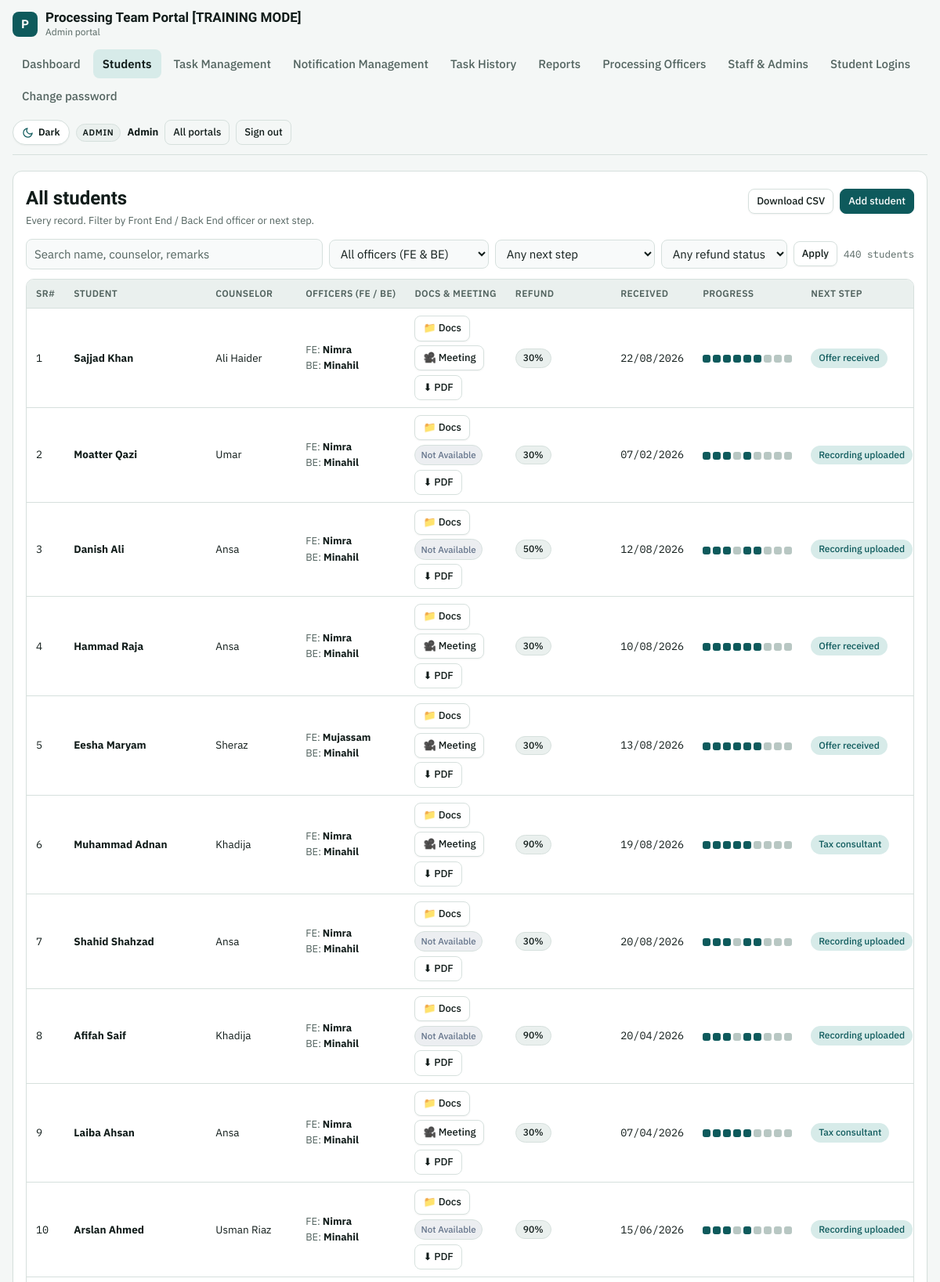
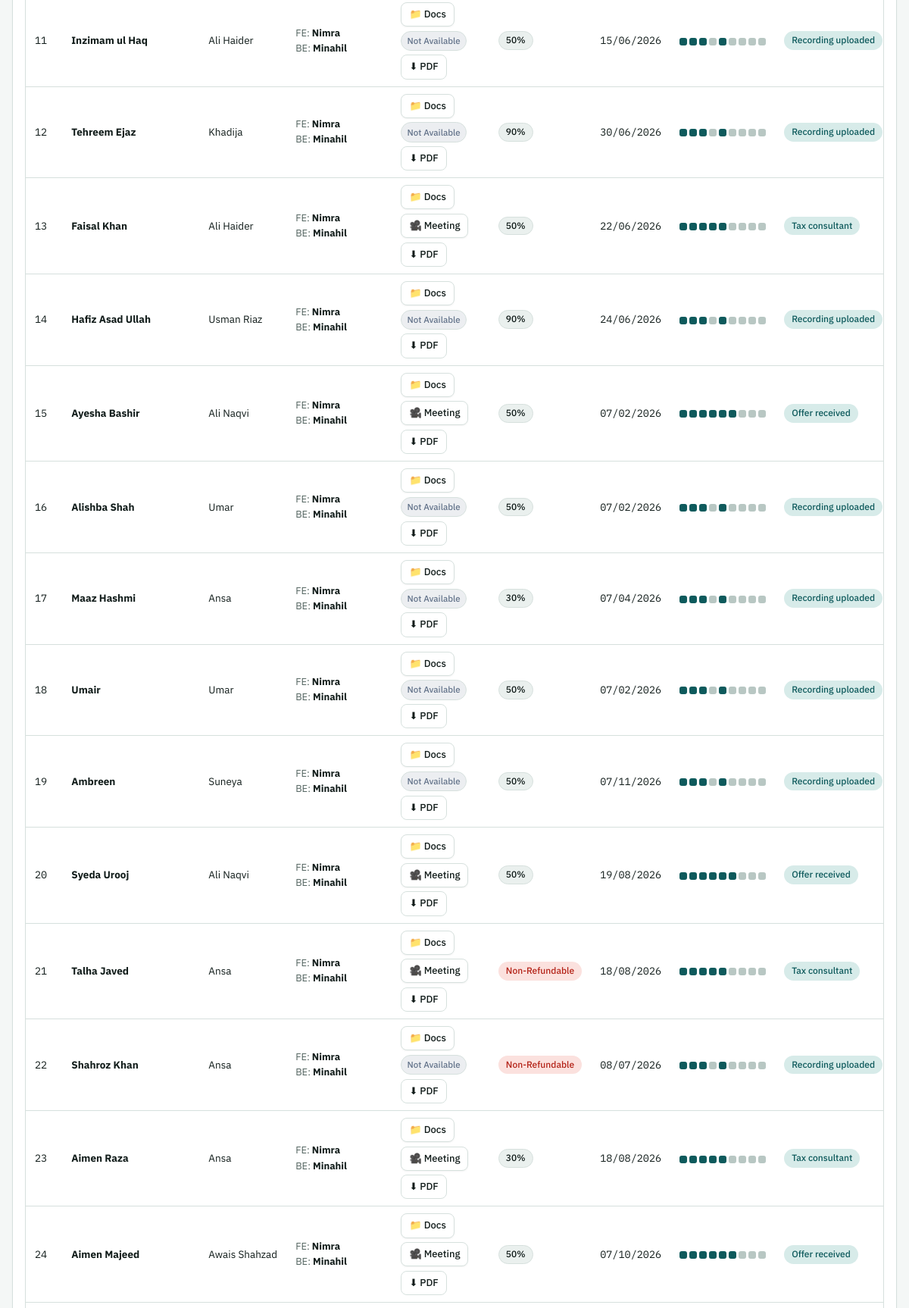
Screenshot of /portal/admin/students.php (signed in, upper part) with the database file from the repository (2 pictures, top to bottom).
### tables this page shows
CREATE TABLE users (
  id                   INTEGER PRIMARY KEY AUTOINCREMENT,
  name                 TEXT NOT NULL,
  username             TEXT NOT NULL UNIQUE,
  password_hash        TEXT NOT NULL,
  role                 TEXT NOT NULL CHECK(role IN ('admin','officer','student')),
  student_id           INTEGER NULL UNIQUE,
  active               INTEGER NOT NULL DEFAULT 1,
  must_change_password INTEGER NOT NULL DEFAULT 1,
  last_login           TEXT NULL,
  created_at           TEXT NOT NULL, department TEXT DEFAULT 'backend',
  FOREIGN KEY (student_id) REFERENCES students(id) ON DELETE CASCADE
);

CREATE TABLE students (
  id                INTEGER PRIMARY KEY AUTOINCREMENT,
  name              TEXT NOT NULL,
  counselor         TEXT NULL,
  officer_id        INTEGER NULL,
  entered_by        INTEGER NULL,
  refund            TEXT NULL,
  branch            TEXT NULL,
  intake            TEXT NULL,
  received_date     TEXT NULL,
  consult1          TEXT NULL,
  consent           TEXT NULL,
  docs_checklist    TEXT NULL,
  initial_meeting   TEXT NULL,
  follow_up_1       TEXT NULL,
  recorded_uploaded TEXT NULL,
  drive_link        TEXT NULL,
  meeting_priority  TEXT NULL,
  second_meeting    TEXT NULL,
  follow_up_2       TEXT NULL,
  tax_meeting       TEXT NULL,
  follow_up_3       TEXT NULL,
  offer             TEXT NULL,
  consult2          TEXT NULL,
  disc2             TEXT NULL,
  enrollment        TEXT NULL,
  consult3          TEXT NULL,
  disc3             TEXT NULL,
  visa              TEXT NULL,
  last_installment  TEXT NULL,
  remarks           TEXT NULL,
  created_at        TEXT NOT NULL,
  updated_at        TEXT NULL
, csc_status TEXT DEFAULT NULL, csc_verified_at TEXT DEFAULT NULL, csc_verified_by INTEGER DEFAULT NULL, sheet_sr INTEGER, email TEXT, student_password TEXT, portal_id TEXT, portal_password TEXT, shortlisting TEXT, pending_docs_note TEXT, doc_request_date TEXT, enrollment_date TEXT, installment_1 TEXT, installment_2 TEXT, installment_3 TEXT, installment_4 TEXT, threat_cancellation TEXT, meeting_link TEXT, drive_files_json TEXT NULL, frontend_officer_id INTEGER DEFAULT NULL, frontend_officer_name TEXT DEFAULT NULL, phone TEXT, cnic TEXT, address TEXT, city TEXT);

### portal/admin/students.php (called while the page is built, shortened)
<?php
require __DIR__ . '/../app/bootstrap.php';
require APP . '/layout.php';
$u = require_role('admin');
require APP . '/pages/students.php';

### portal/app/bootstrap.php (called while the page is built, shortened)
<?php
$CONFIG = require APP . '/config.php';
if (is_file(APP . '/config.local.php')) {
    $CONFIG = array_merge($CONFIG, require APP . '/config.local.php');
}
function base_url(): string {
    static $b = null;
    if ($b !== null) return $b;
    $doc = realpath($_SERVER['DOCUMENT_ROOT'] ?? '') ?: '';
    $root = realpath(ROOT) ?: ROOT;
    $b = '';
    if ($doc !== '' && str_starts_with($root, $doc)) {
        $b = str_replace('\\', '/', substr($root, strlen($doc)));
    }
    return $b = rtrim($b, '/');
}
function url(string $path = ''): string { return base_url() . '/' . ltrim($path, '/'); }
require APP . '/db.php';
require APP . '/helpers.php';
require APP . '/stages.php';
require APP . '/auth.php';

### portal/app/helpers.php (called while the page is built, shortened)
<?php
function h($v): string { return htmlspecialchars((string)($v ?? ''), ENT_QUOTES | ENT_SUBSTITUTE, 'UTF-8'); }
function get(string $k): string { $v = $_GET[$k] ?? ''; return is_string($v) ? trim($v) : ''; }
function fmt_date(?string $d): string {
    return preg_match('/^(\d{4})-(\d{2})-(\d{2})/', $d, $m) ? "$m[3]/$m[2]/$m[1]" : $d;
}
function safe_link(?string $u): ?string {
    $u = trim((string)$u);
    return preg_match('#^https?://#i', $u) ? $u : null;
}
function student_meeting_url(array $s): ?string {
    $ml = trim((string)($s['meeting_link'] ?? ''));
    $dl = trim((string)($s['drive_link'] ?? ''));
    if ($ml !== '' && $ml !== $dl && safe_link($ml)) {
        return $ml;
    }
    if (!empty($s['drive_files_json'])) {
        $dfj = is_array($s['drive_files_json']) ? $s['drive_files_json'] : json_decode((string)$s['drive_files_json'], true);
    }
    return null;
}
function student_has_meeting(array $s): bool {
    return student_meeting_url($s) !== null;
}

### portal/app/config.php (called while the page is built)
<?php
return [
    'db_host' => 'localhost',
    'db_name' => 'training_portal_db',
    'db_user' => 'training_user',
    'db_pass' => 'CHANGE_ME_training_password',
    'app_name' => 'Processing Team Portal [TRAINING MODE]',
    'base_url' => '',
    'idle_minutes' => 60,
    'max_attempts' => 20,
    'timezone' => 'Asia/Karachi',
    'debug' => true,
];

### portal/app/config.local.php (called while the page is built)
<?php
$trainingDbPath = getenv('TRAINING_PORTAL_SQLITE') ?: (dirname(__DIR__, 2) . '/database/training_portal.sqlite');
return [
    'dsn' => 'sqlite:' . $trainingDbPath,
    'training_db_path' => $trainingDbPath,
    'debug' => true,
];

### portal/app/db.php (called while the page is built, shortened)
<?php
function db(): PDO {
    static $pdo = null;
    global $CONFIG;
    if ($pdo) return $pdo;
    $opts = [
        PDO::ATTR_ERRMODE            => PDO::ERRMODE_EXCEPTION,
        PDO::ATTR_DEFAULT_FETCH_MODE => PDO::FETCH_ASSOC,
        PDO::ATTR_EMULATE_PREPARES   => false,
    ];
    try {
        if (!empty($CONFIG['dsn'])) {
            $pdo = new PDO($CONFIG['dsn'], null, null, $opts);
        } else {
            $dsn = 'mysql:host=' . $CONFIG['db_host'] . ';dbname=' . $CONFIG['db_name'] . ';charset=utf8mb4';
            $pdo = new PDO($dsn, $CONFIG['db_user'], $CONFIG['db_pass'], $opts);
        }
    } catch (PDOException $e) {
        error_log('DB connection failed: ' . $e->getMessage());
        http_response_code(500);
        exit('The portal cannot reach its database. Check app/config.php.');
    }
    return $pdo;
}
function q(string $sql, array $params = []): PDOStatement {
    $st = db()->prepare($sql);
    $st->execute($params);
    return $st;
}

### portal/app/auth.php (called while the page is built, shortened)
<?php
function current_user(?string $role = null): ?array {
    $targetRole = $role;
    $uid = (int)$_SESSION['auth'][$targetRole]['uid'];
    $row = q('SELECT id, name, username, role, student_id, active, must_change_password FROM users WHERE id = ?', [$uid])->fetch();
    return $row;
}
function require_role(string $role, bool $allowPasswordChange = false): array {
    global $CONFIG;
    $idle = 60 * (int)($CONFIG['idle_minutes'] ?? 30);
    if (!empty($_SESSION['auth'][$role]['uid'])) {
        $sess = $_SESSION['auth'][$role];
        $u = current_user($role);
        if ($u && $u['role'] === $role) {
            return $u;
        }
    }
}
function scope_sql(array $u, string $alias = 's'): array {
    if ($u['role'] === 'admin') return ['1=1', []];
    return ['1=0', []];
}

### portal/app/stages.php (called while the page is built, shortened)
<?php
function stage_done(array $r, int $i): bool {
    $k = STAGES[$i][1];
    if ($k === 'recorded_uploaded') {
        return student_has_meeting($r);
    }
    return $k === 'visa' ? (($r['visa'] ?? '') === 'Granted') : (($r[$k] ?? '') === 'Yes');
}
function done_count(array $r): int { $n = 0; foreach (STAGES as $i => $_) if (stage_done($r, $i)) $n++; return $n; }
function next_stage(array $r): ?string {
    foreach (STAGES as $i => $s) if (!stage_done($r, $i)) return $s[0];
    return null;
}

### portal/app/pages/students.php (the view, shortened to what this page needs)
<?php
$admin = $u['role'] === 'admin';
$base = $admin ? 'admin' : 'officer';
[$w, $p] = scope_sql($u);
$fq = get('q'); $fo = get('officer'); $fs = get('stage'); $fr = get('refund'); $fk = get('kpi'); $fd = get('done_stage');
$where = [$w]; $params = $p;
$rows = q('SELECT s.*, o.name AS officer_name FROM students s LEFT JOIN users o ON o.id = s.officer_id WHERE ' . implode(' AND ', $where) . ' ORDER BY s.id ASC', $params)->fetchAll();
$total = count($rows);
$per = 50; $pages = max(1, (int)ceil($total / $per)); $page = min($pages, max(1, (int)get('page') ?: 1));
$rows = array_slice($rows, ($page - 1) * $per, $per);
page_start($admin ? 'Students' : 'My students', $u, PORTALS[$u['role']]['label']);
?>
<section class="panel">
  <div class="panel-h">
    <div><h1><?= $admin ? 'All students' : 'My students' ?></h1><p><?= $admin ? 'Every record. Filter by Front End / Back End officer or next step.' : 'Only the students assigned to you.' ?></p></div>
    <div class="row-actions">
      <?php if ($admin): ?><a class="btn sm" href="<?= h(url('admin/export.php')) ?>">Download CSV</a><?php endif; ?>
      <a class="btn sm primary" href="<?= h(url($base . '/student.php?new=1')) ?>">Add student</a>
    </div>
  </div>
  <form method="get" class="toolbar">
    <input type="search" name="q" value="<?= h($fq) ?>" placeholder="Search name, counselor, remarks" aria-label="Search">
    <?php if ($admin): ?>
    <select name="officer" aria-label="Officer" data-autosubmit>
      <option value="">All officers (FE & BE)</option>
    </select>
    <?php endif; ?>
    <select name="stage" aria-label="Next step" data-autosubmit>
      <option value="">Any next step</option>
    </select>
    <select name="refund" aria-label="Refund status" data-autosubmit>
      <option value="">Any refund status</option>
    </select>
    <button class="btn sm" type="submit">Apply</button>
    <span class="count num"><?= $total ?> students</span>
  </form>
  <?php if (!$rows): ?>
    <div class="empty">No students match. Clear the filters or add a student.</div>
  <?php else: ?>
  <div class="tbl"><table>
    <thead><tr><th>SR#</th><th>Student</th><th>Counselor</th><?php if ($admin): ?><th>Officers (FE / BE)</th><?php endif; ?><th>Docs & Meeting</th><th>Refund</th><th>Received</th><th>Progress</th><th>Next step</th><th>Actions</th></tr></thead>
    <tbody>
    <?php foreach ($rows as $r):
        $ns = next_stage($r);
        $dLink = safe_link($r['drive_link'] ?? null);
        $hasMeeting = student_has_meeting($r);
        $mLink = url('meeting.php?id=' . (int)$r['id']);
    ?>
      <tr>
        <td class="num"><?= (int)($r['sheet_sr'] ?: $r['id']) ?></td>
        <td><a href="<?= h(url($base . '/student.php?id=' . $r['id'])) ?>"><b><?= h($r['name']) ?></b></a></td>
        <td><?= h($r['counselor']) ?></td>
        <?php if ($admin): ?>
          <td class="small">
            <div><span class="muted">FE:</span> <b><?= h($r['frontend_officer_name'] ?: 'Not set') ?></b></div>
            <div><span class="muted">BE:</span> <b><?= h($r['officer_name'] ?? 'Not assigned') ?></b></div>
          </td>
        <?php endif; ?>
        <td>
          <div style="display:flex; gap:0.35rem; align-items:center; flex-wrap:wrap;">
            <?php if ($dLink): ?>
              <a class="btn sm" href="<?= h($dLink) ?>" target="_blank" rel="noopener noreferrer" title="Open Google Drive Documents Folder">📁 Docs</a>
            <?php endif; ?>
            <?php if ($hasMeeting): ?>
              <a class="btn sm" href="<?= h($mLink) ?>" target="_blank" rel="noopener noreferrer" title="Open Recorded Meeting Video / Zoom">🎥 Meeting</a>
            <?php else: ?>
              <span class="pill muted" style="font-size:0.72rem; padding:0.2rem 0.45rem; background:rgba(100,116,139,0.12); color:#64748b;" title="Meeting video not available">Not Available</span>
            <?php endif; ?>
            <a class="btn sm ghost" href="<?= h(url($base . '/report.php?id=' . $r['id'] . '&format=pdf')) ?>" title="Download Complete Student PDF Dossier">⬇ PDF</a>
          </div>
        </td>
        <td><?php if ($r['refund']): ?><span class="pill <?= $r['refund'] === 'Non-Refundable' ? 'bad' : '' ?>"><?= h($r['refund']) ?></span><?php endif; ?></td>
        <td class="num"><?= h(fmt_date($r['received_date'])) ?></td>
        <td><a href="<?= h(url($base . '/progress.php?id=' . $r['id'])) ?>" title="View student progress" style="text-decoration:none; display:inline-block;"><?= progress_dots($r) ?></a></td>
        <td><?= $ns ? '<span class="pill acc">' . h($ns) . '</span>' : '<span class="pill ok">Closed</span>' ?></td>
      </tr>
    <?php endforeach; ?>
    </tbody>
  </table></div>
  <?php endif; ?>
</section>
<?php page_end();

### portal/app/layout.php (shortened to what this page needs)
<?php
function nav_items(string $role): array {
    return match ($role) {
        'admin'   => [
            'admin/index.php'            => 'Dashboard',
            'admin/students.php'         => 'Students',
            'admin/task_assignment.php'  => 'Task Management',
            'admin/notifications.php'    => 'Notification Management',
            'admin/task_history.php'     => 'Task History',
            'admin/reports.php'          => 'Reports',
            'admin/officers.php'         => 'Processing Officers',
            'admin/staff.php'            => 'Staff & Admins',
            'admin/logins.php'           => 'Student Logins',
        ],
        'officer' => ['officer/index.php' => 'Dashboard', 'officer/students.php' => 'My students'],
        'student' => ['student/index.php' => 'My file', 'student/tasks.php' => 'My Tasks', 'student/notifications.php' => 'Notifications'],
        default   => [],
    };
}
function theme_toggle_btn(): string {
    return '<button type="button" class="theme-toggle" data-theme-toggle aria-label="Switch theme" title="Switch between Light and Dark mode" aria-pressed="false">'
         . '<svg class="icon-sun" viewBox="0 0 24 24" aria-hidden="true"><circle cx="12" cy="12" r="5"/><line x1="12" y1="1" x2="12" y2="3"/><line x1="12" y1="21" x2="12" y2="23"/><line x1="4.22" y1="4.22" x2="5.64" y2="5.64"/><line x1="18.36" y1="18.36" x2="19.78" y2="19.78"/><line x1="1" y1="12" x2="3" y2="12"/><line x1="21" y1="12" x2="23" y2="12"/><line x1="4.22" y1="19.78" x2="5.64" y2="18.36"/><line x1="18.36" y1="5.64" x2="19.78" y2="4.22"/></svg>'
         . '<svg class="icon-moon" viewBox="0 0 24 24" aria-hidden="true"><path d="M21 12.79A9 9 0 1 1 11.21 3 7 7 0 0 0 21 12.79z"/></svg>'
         . '<span data-theme-label>Dark</span>'
         . '</button>';
}
function page_start(string $title, ?array $u = null, string $portalLabel = ''): void {
    global $CONFIG;
    $self = ltrim(substr(parse_url($_SERVER['REQUEST_URI'] ?? '', PHP_URL_PATH) ?: '', strlen(base_url())), '/');
    $cookieTheme = $_COOKIE['ptp_theme'] ?? '';
    $htmlThemeAttr = in_array($cookieTheme, ['light', 'dark'], true) ? ' data-theme="' . h($cookieTheme) . '"' : '';
    ?><!doctype html>
<html lang="en"<?= $htmlThemeAttr ?>>
<head>
<link rel="stylesheet" href="<?= h(url('assets/style.css')) ?>">
</head>
<body>
<div class="wrap">
<?php if ($u): ?>
<header class="top">
  <a class="brand" href="<?= h(url('index.php')) ?>" style="text-decoration:none; color:inherit;"><div class="mark">P</div><div><div class="app"><?= h($CONFIG['app_name']) ?></div><small><?= h($portalLabel) ?></small></div></a>
  <nav class="tabs">
    <?php foreach (nav_items($u['role']) as $href => $label):
      $isActive = ($self === $href) ||
                  ($href === 'admin/task_assignment.php' && in_array($self, ['admin/task_assignment.php', 'admin/tasks.php', 'task_assignment.php'], true)) ||
                  ($href === 'admin/notifications.php' && in_array($self, ['admin/notifications.php', 'admin/notification_management.php'], true)) ||
                  ($href === 'admin/task_history.php' && in_array($self, ['admin/task_history.php', 'admin/task_monitor.php'], true));
    ?>
      <a href="<?= h(url($href)) ?>" <?= $isActive ? 'aria-current="page"' : '' ?>><?= h($label) ?></a>
    <?php endforeach; ?>
    <a href="<?= h(url('account/password.php?portal=' . $u['role'])) ?>" <?= $self === 'account/password.php' ? 'aria-current="page"' : '' ?>>Change password</a>
  </nav>
  <div class="who">
    <?= theme_toggle_btn() ?>
    <span class="role"><?= h(ucfirst($u['role'] === 'officer' ? 'Officer' : $u['role'])) ?></span>
    <b><?= h($u['name']) ?></b>
    <a class="btn sm ghost" href="<?= h(url('index.php')) ?>">All portals</a>
    <form method="post" action="<?= h(url('logout.php')) ?>"><button class="btn sm ghost" type="submit">Sign out</button></form>
  </div>
</header>
<?php else: ?>
<div class="guest-topbar">
  <?= theme_toggle_btn() ?>
</div>
<?php endif; ?>
<main>
<?php endforeach;
}
function page_end(): void { ?>
</main>
</div>
</body>
</html>
<?php }
function progress_dots(array $r): string {
    $o = '<span class="steps" title="' . done_count($r) . ' of ' . count(STAGES) . ' steps">';
    foreach (STAGES as $i => $_) $o .= '<i class="' . (stage_done($r, $i) ? 'd' : '') . '"></i>';
    return $o . '</span>';
}

### rows the page displays
users: role "Dashboard", role "Students", role "Task Management", role "Notification Management", role "Task History", role "Reports", role "Processing Officers", role "Staff & Admins", role "Student Logins", role "ADMIN", name "Admin"
users: students.sheet_sr "1", students.name "Sajjad Khan", students.counselor "Ali Haider", students.frontend_officer_name "Nimra", name "Minahil", students.refund "30%", students.received_date "22/08/2026", ns "Offer received", students.sheet_sr "2", students.name "Moatter Qazi", students.counselor "Umar", shows "Not Available", students.received_date "07/02/2026", ns "Recording uploaded", students.sheet_sr "3", students.name "Danish Ali", students.counselor "Ansa", students.refund "50%", students.received_date "12/08/2026", students.sheet_sr "4", students.name "Hammad Raja", students.received_date "10/08/2026", students.sheet_sr "5", students.name "Eesha Maryam", students.counselor "Sheraz", students.frontend_officer_name "Mujassam", students.received_date "13/08/2026", students.sheet_sr "6", students.name "Muhammad Adnan", students.counselor "Khadija", students.refund "90%", students.received_date "19/08/2026", ns "Tax consultant", students.sheet_sr "7", students.name "Shahid Shahzad", students.received_date "20/08/2026", students.sheet_sr "8", students.name "Afifah Saif", students.received_date "20/04/2026", students.sheet_sr "9", students.name "Laiba Ahsan", students.received_date "07/04/2026", students.sheet_sr "10", students.name "Arslan Ahmed", students.counselor "Usman Riaz", students.received_date "15/06/2026", students.sheet_sr "11", students.name "Inzimam ul Haq", students.sheet_sr "12", students.name "Tehreem Ejaz", students.received_date "30/06/2026", students.sheet_sr "13", students.name "Faisal Khan", students.received_date "22/06/2026", students.sheet_sr "14", students.name "Hafiz Asad Ullah", students.received_date "24/06/2026", students.sheet_sr "15", students.name "Ayesha Bashir", students.counselor "Ali Naqvi", students.sheet_sr "16", students.name "Alishba Shah", students.sheet_sr "17", students.name "Maaz Hashmi", students.sheet_sr "18", students.name "Umair", students.sheet_sr "19", students.name "Ambreen", students.counselor "Suneya", students.received_date "07/11/2026", students.sheet_sr "20", students.name "Syeda Urooj", students.sheet_sr "21", students.name "Talha Javed", students.refund "Non-Refundable", students.received_date "18/08/2026", students.sheet_sr "22", students.name "Shahroz Khan", students.received_date "08/07/2026", students.sheet_sr "23", students.name "Aimen Raza", students.sheet_sr "24", students.name "Aimen Majeed", students.counselor "Awais Shahzad", students.received_date "07/10/2026"

### other values shown
$CONFIG['app_name'] "Processing Team Portal [TRAINING MODE]"
$portalLabel "Admin portal"
$total "440"
